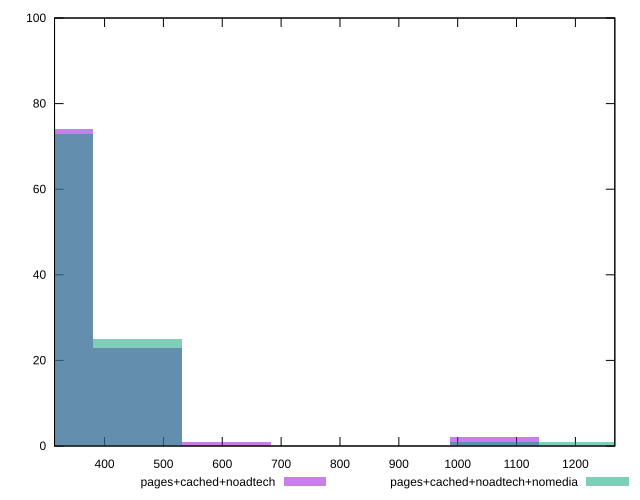

The gnuplot source for this figure:
reset

$pagesCachedNoadtech <<EOF
1062.8353875134221 2
303.66725357526343 74
455.50088036289515 23
607.3345071505269 1
EOF

$pagesCachedNoadtechNomedia <<EOF
1214.6690143010537 1
1062.8353875134221 1
303.66725357526343 73
455.50088036289515 25
EOF

set key outside below
set boxwidth 151.83362678763172
set xrange [315:1267]
set yrange [0:100]
set trange [0:100]
set style fill transparent solid 0.5 noborder
set terminal svg size 640, 500 enhanced background rgb 'white'
set output "report_00017_2021-02-10T15-08-03.406Z/render-blocking-resources/comparison/histogram/2_vs_3.svg"

plot $pagesCachedNoadtech title "pages+cached+noadtech" with boxes, \
     $pagesCachedNoadtechNomedia title "pages+cached+noadtech+nomedia" with boxes

reset
